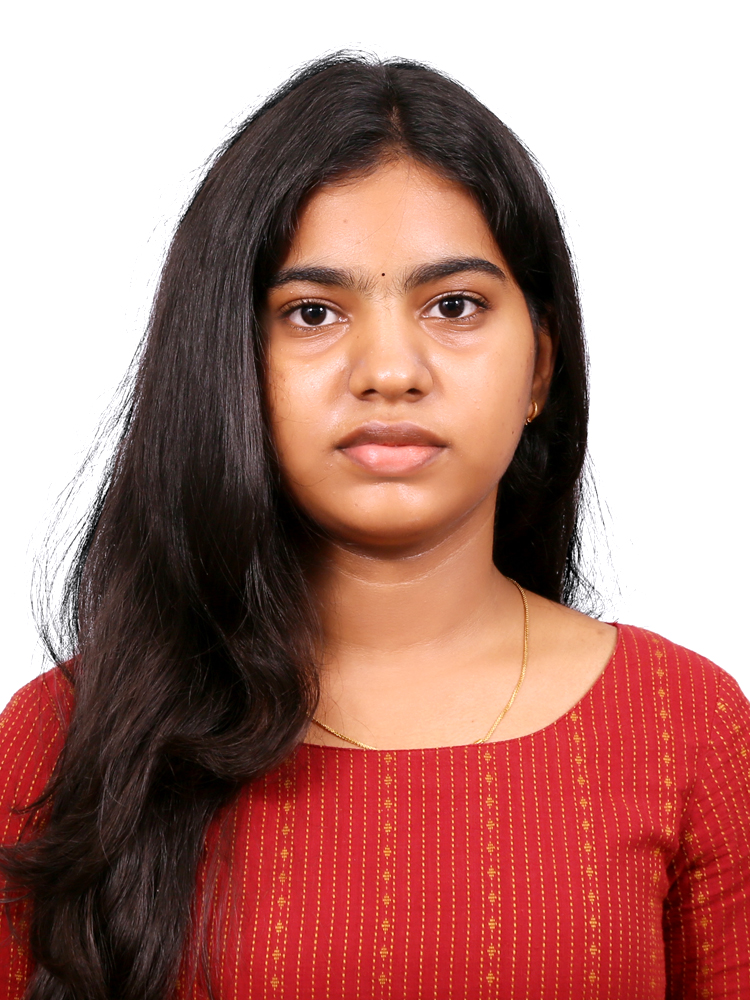
#> input picture NEHA IMAGE.jpeg, 750 x 1000 px
$ jupyter execute Ex-3.ipynb
#> lines starting #> are read from the running program, lines starting #| are printed output that depends on the picture
## EXP.NO:03-Histogram Processing
## Name:NEHA S
## Reg.No:212225100030

[cell 1]
import cv2
import numpy as np
import matplotlib.pyplot as plt

[cell 2]
gray_img = cv2.imread("NEHA IMAGE.jpeg", cv2.IMREAD_GRAYSCALE)
#> gray_img: shape (1000, 750); min 0, max 255, mean 141.8

if gray_img is None:
    print("NEHA IMAGE.jpeg not found. Creating a dummy image for demonstration.")
    dummy_img = np.zeros((100, 100), dtype=np.uint8)

    for i in range(100):
        dummy_img[i, :] = i * 2.55

    gray_img = dummy_img

equalized_img = cv2.equalizeHist(gray_img)

[cell 3]
plt.figure(figsize=(10, 8))

plt.subplot(2, 2, 1)
plt.imshow(gray_img, cmap='gray')
plt.title('Original Grayscale Image')
plt.axis('off')

plt.subplot(2, 2, 2)
plt.hist(gray_img.ravel(), bins=256, range=(0, 256), color='black')
plt.title('Histogram of Original Image')
plt.xlabel('Pixel Intensity')
plt.ylabel('Frequency')

plt.subplot(2, 2, 3)
plt.imshow(equalized_img, cmap='gray')
plt.title('Equalized Grayscale Image')
plt.axis('off')

plt.subplot(2, 2, 4)
plt.hist(equalized_img.ravel(), bins=256, range=(0, 256), color='black')
plt.title('Histogram of Equalized Image')
plt.xlabel('Pixel Intensity')
plt.ylabel('Frequency')
plt.tight_layout()
plt.show()
#> figure, not shown here; panel 2: tallest bar 230107 high, from x = 255 to 256; panel 4: tallest bar 230107 high, from x = 255 to 256

[cell 4]
color_img = cv2.imread('NEHA IMAGE.jpeg')
#> color_img is the input picture: shape (1000, 750, 3); mean B, G, R 121.8, 128.5, 175.6

[cell 5]
if color_img is None:
    print("Error: 'parrot.jpg' could not be loaded for color processing. Creating a dummy color image.")
    dummy_color_img = np.zeros((100, 100, 3), dtype=np.uint8)
    for i in range(100):
        dummy_color_img[i, :, 0] = i * 2.55 # Red channel gradient
        dummy_color_img[i, :, 1] = 255 - (i * 2.55) # Green channel gradient
        dummy_color_img[:, i, 2] = i * 2.55 # Blue channel gradient
    color_img = dummy_color_img

color_img_rgb = cv2.cvtColor(color_img, cv2.COLOR_BGR2RGB)

b, g, r = cv2.split(color_img)
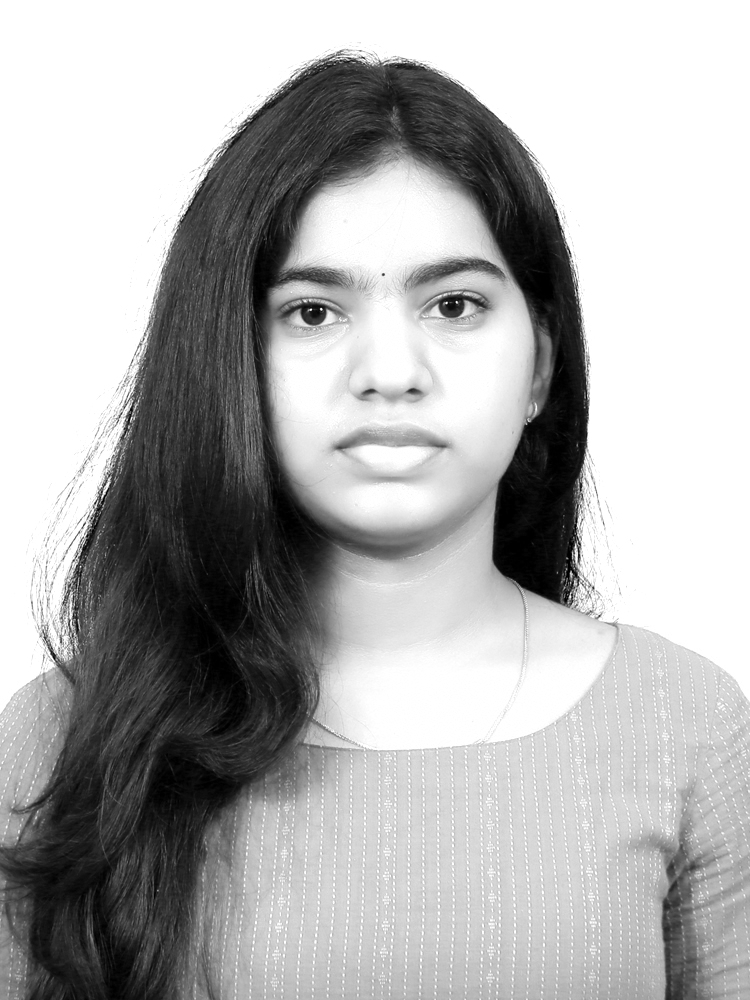
#> r: shape (1000, 750); min 0, max 255, mean 175.6

[cell 6]
plt.figure(figsize=(6, 4))
plt.hist(b.ravel(), bins=256, range=[0, 256], color='blue', alpha=0.5, label='Blue')
plt.hist(g.ravel(), bins=256, range=[0, 256], color='green', alpha=0.5, label='Green')
plt.hist(r.ravel(), bins=256, range=[0, 256], color='red', alpha=0.5, label='Red')
plt.title('Histogram of B, G, R Channels')
plt.xlabel('Pixel Intensity')
plt.ylabel('Frequency')
plt.legend()
plt.show()
#> figure, not shown here; tallest bar 230068 high, from x = 255 to 256; tallest bar 229771 high, from x = 255 to 256; tallest bar 249748 high, from x = 255 to 256

[cell 7]
hsv_img = cv2.cvtColor(color_img, cv2.COLOR_BGR2HSV)
#> hsv_img: shape (1000, 750, 3); mean H, S, V 33.8, 98.4, 175.7

h, s, v = cv2.split(hsv_img)
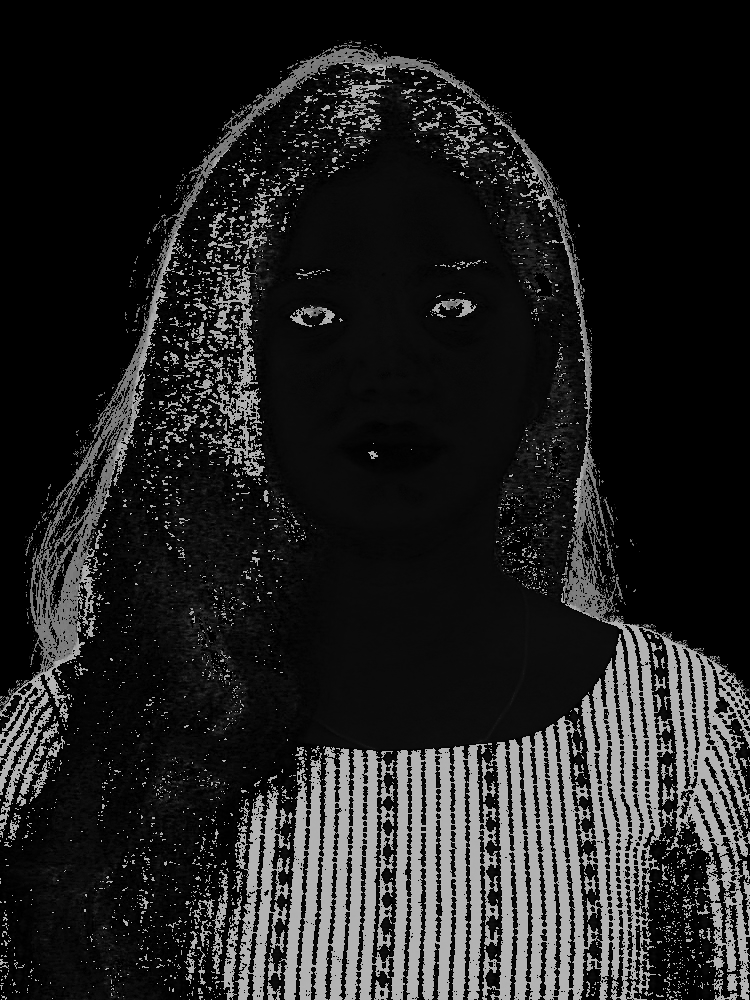
#> h: shape (1000, 750); min 0, max 179, mean 33.8
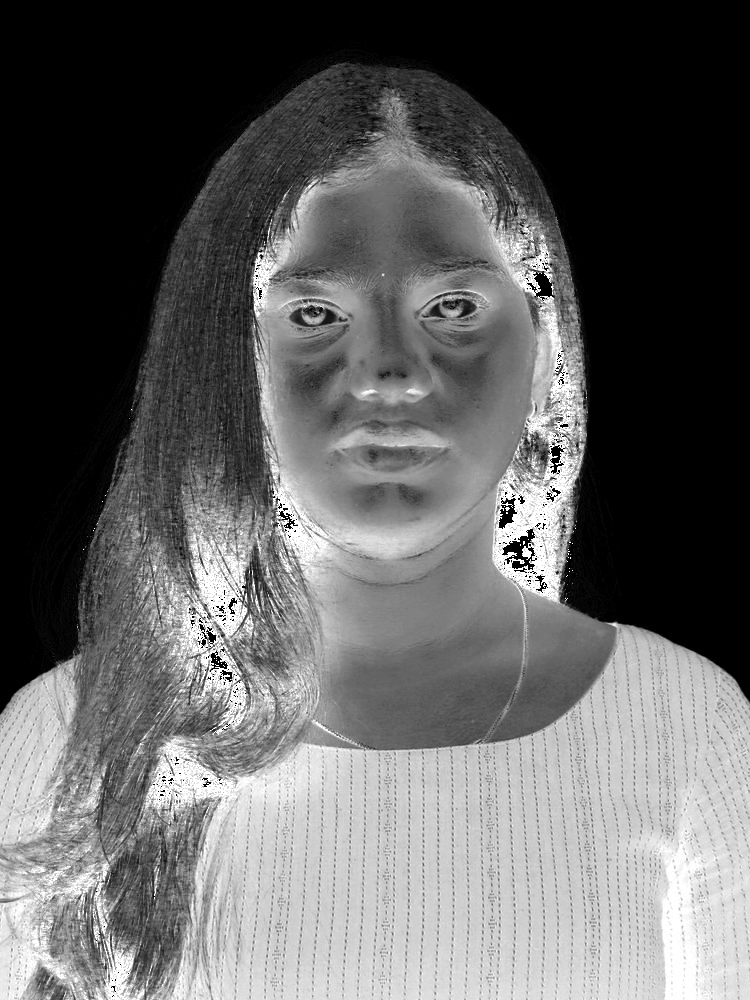
#> s: shape (1000, 750); min 0, max 255, mean 98.4

v_equalized = cv2.equalizeHist(v)
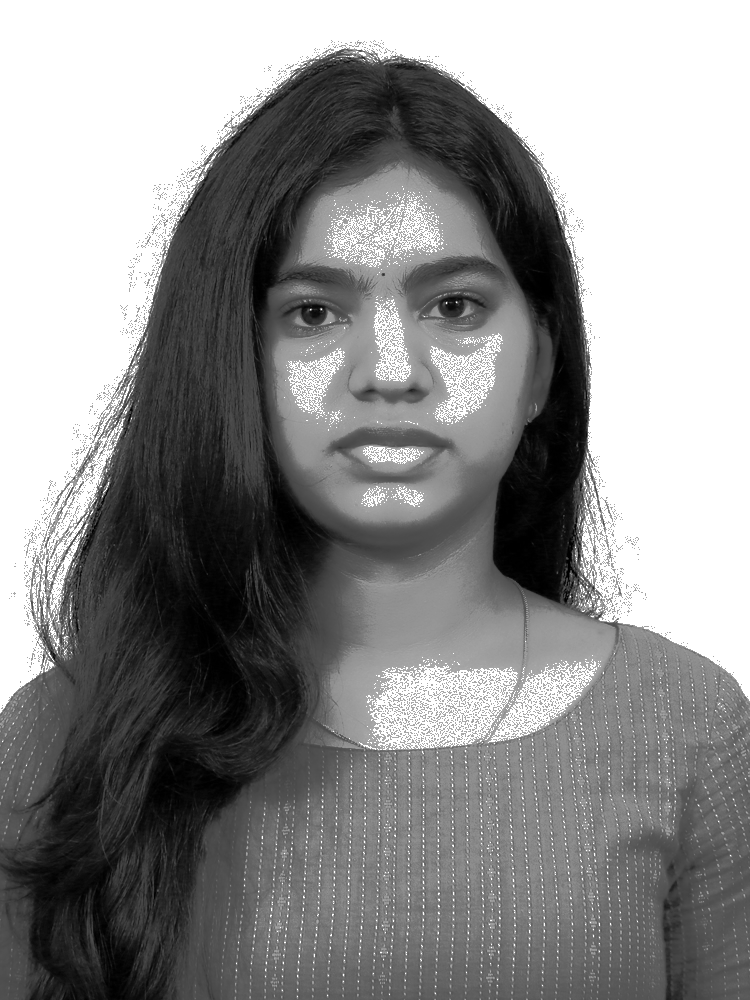
#> v_equalized: shape (1000, 750); min 0, max 255, mean 141.9

hsv_equalized = cv2.merge([h, s, v_equalized])
#> hsv_equalized: shape (1000, 750, 3); mean H, S, V 33.8, 98.4, 141.9
enhanced_color_img = cv2.cvtColor(hsv_equalized, cv2.COLOR_HSV2BGR)
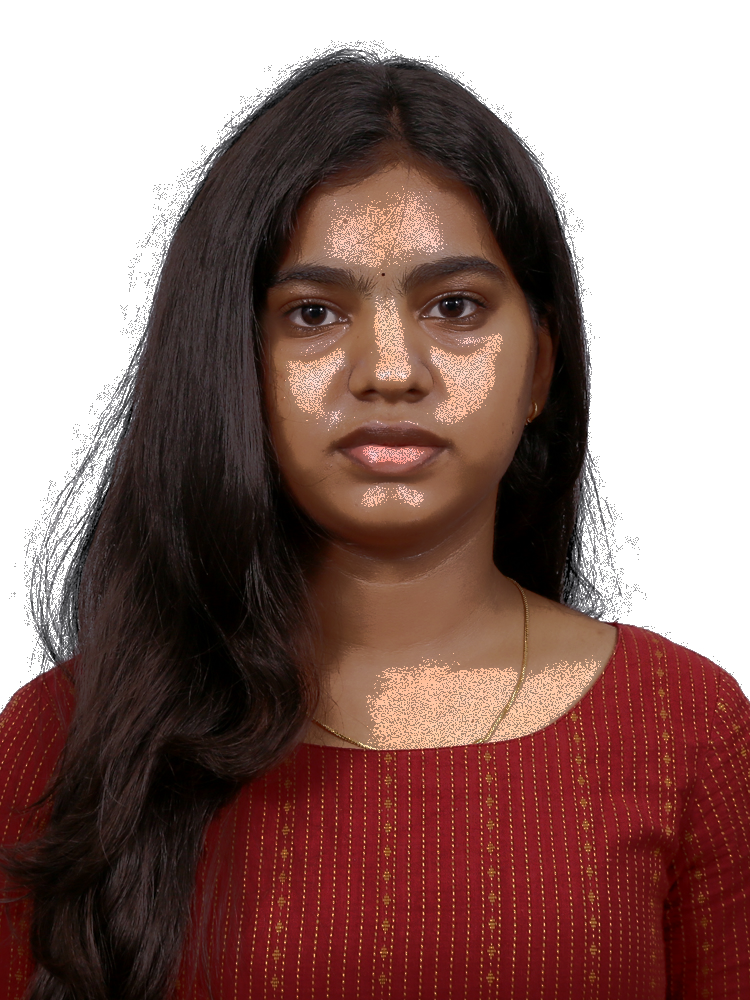
#> enhanced_color_img: shape (1000, 750, 3); mean B, G, R 107.9, 112.5, 141.8
enhanced_color_img_rgb = cv2.cvtColor(enhanced_color_img, cv2.COLOR_BGR2RGB)

[cell 8]
plt.figure(figsize=(10, 8))

plt.subplot(2, 2, 1)
plt.imshow(color_img_rgb)
plt.title('Original Color Image')
plt.axis('off')

plt.subplot(2, 2, 2)
plt.hist(color_img_rgb[:, :, 0].ravel(), bins=256, range=[0, 256], color='red', alpha=0.5, label='Red')
plt.hist(color_img_rgb[:, :, 1].ravel(), bins=256, range=[0, 256], color='green', alpha=0.5, label='Green')
plt.hist(color_img_rgb[:, :, 2].ravel(), bins=256, range=[0, 256], color='blue', alpha=0.5, label='Blue')
plt.title('Histogram of Original Color Image')
plt.legend()

plt.subplot(2, 2, 3)
plt.imshow(enhanced_color_img_rgb)
plt.title('Enhanced Color Image (HSV Equalization)')
plt.axis('off')

plt.subplot(2, 2, 4)
plt.hist(enhanced_color_img_rgb[:, :, 0].ravel(), bins=256, range=[0, 256], color='red', alpha=0.5, label='Red')
plt.hist(enhanced_color_img_rgb[:, :, 1].ravel(), bins=256, range=[0, 256], color='green', alpha=0.5, label='Green')
plt.hist(enhanced_color_img_rgb[:, :, 2].ravel(), bins=256, range=[0, 256], color='blue', alpha=0.5, label='Blue')
plt.title('Histogram of Enhanced Color Image')
plt.legend()
plt.tight_layout()
plt.show()
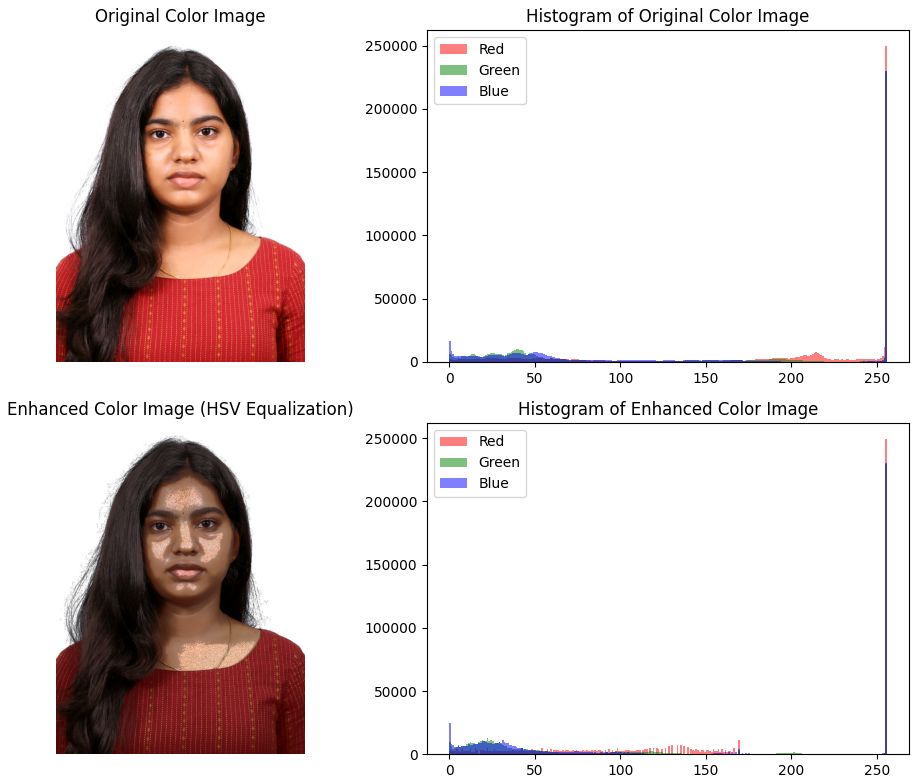
#> figure drawn by matplotlib, 4 panels; panel 2: tallest bar 249748 high, from x = 255 to 256; panel 2: tallest bar 229771 high, from x = 255 to 256; panel 2: tallest bar 230068 high, from x = 255 to 256; panel 4: tallest bar 249748 high, from x = 255 to 256
